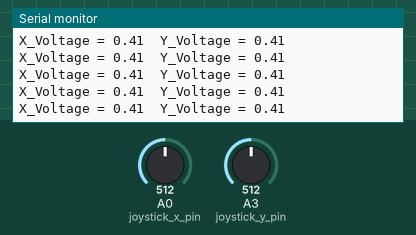
Bench run of a sketch on a simulated Arduino Uno, built with avr-gcc and run on an emulated ATmega328P. Parts: the last lines printed to the serial monitor. The inputs (shaded band) are chosen by the test bench; at power-on: A0 (joystick_x_pin) = 512, A3 (joystick_y_pin) = 512.

Above: at 1.2 s.
1.3 s: A0 (joystick_x_pin) set to 716
At 1.32 s:
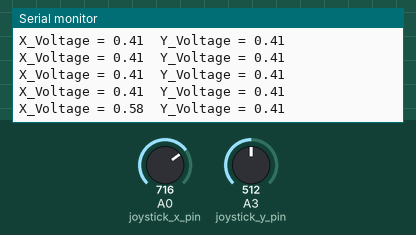
2.8 s: A3 (joystick_y_pin) set to 716
At 2.84 s:
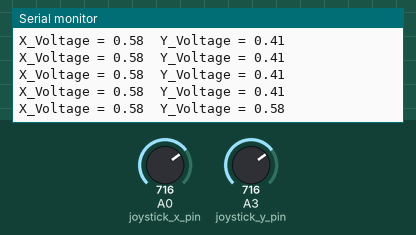
4.3 s: A0 (joystick_x_pin) set to 900
At 4.36 s:
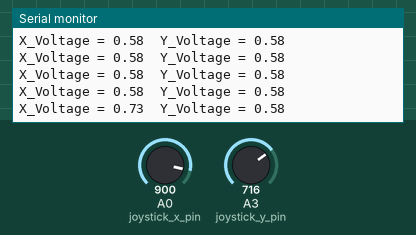
5.8 s: A3 (joystick_y_pin) set to 900
At 5.88 s:
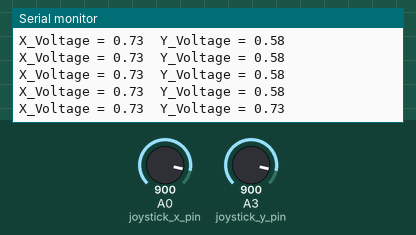
Timing chart, 0 to 8.3 s (numbered marks = the images above; inputs shaded):
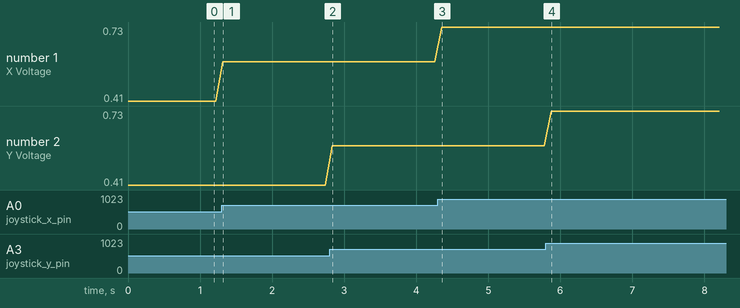

The sketch:

Joystick.ino
```cpp
/*
Autho:r Dharmendra Kumar Yadav
*/

const int joystick_x_pin = A0;
const int joystick_y_pin = A3;

void setup() {
  Serial.begin(115200);   /* Define baud rate for serial communication */
}

void loop() {
  int x_adc_val, y_adc_val;
  float x_volt, y_volt;
  x_adc_val = analogRead(joystick_x_pin);
  y_adc_val = analogRead(joystick_y_pin);
  x_volt = ( ( x_adc_val * 3.3 ) / 4095 );  /*Convert digital value to voltage */
  y_volt = ( ( y_adc_val * 3.3 ) / 4095 );  /*Convert digital value to voltage */
  Serial.print("X_Voltage = ");
  Serial.print(x_volt);
  Serial.print("\t");
  Serial.print("Y_Voltage = ");
  Serial.println(y_volt);
  delay(100);
}
```

Measured:
- after the input at 1.3 s, the serial monitor: prints a new line at once (image 1)
- after the input at 2.8 s, the serial monitor: prints a new line at once (image 2)
- after the input at 4.3 s, the serial monitor: prints a new line after 0.06 s (image 3)
- after the input at 5.8 s, the serial monitor: prints a new line after 0.08 s (image 4)
- plotted number 1: 0.41 → 0.58 after the input at 1.3 s, 0.58 → 0.73 after the input at 4.3 s
